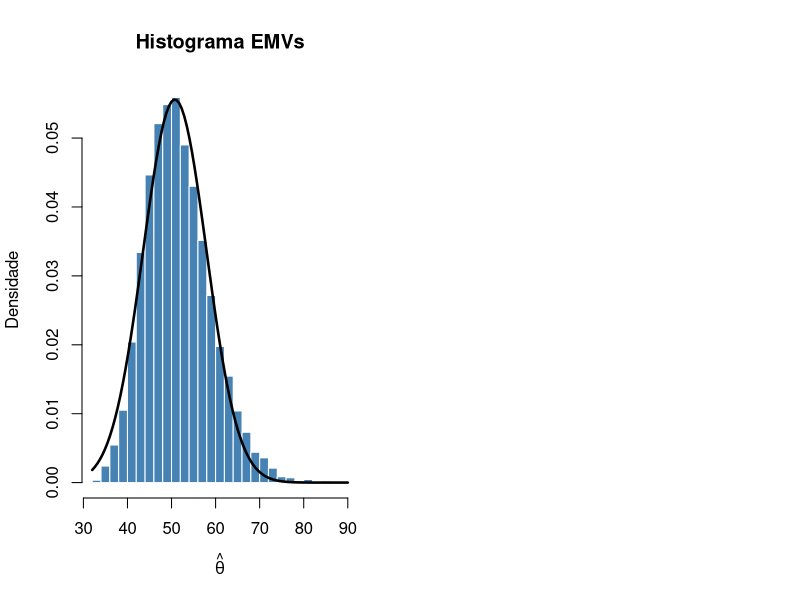

Source code (R): (Note: this script raises an error after producing the figure.)
## ---- chunk 1
#| label: fig-prop-est-emv-emm-beta-r
#| fig-cap: 'Distribuições simuladas dos EMVs e EMMs para $X\sim\mathrm{Beta}(\theta,1)$'
set.seed(10)
n <- 50
M <- 10000

estimador_mv <- function(obs) -n / sum(log(obs))
estimador_mm <- function(obs) {
  media <- mean(obs)
  media / (1 - media)
}

theta0 <- runif(1, min = 0, max = 100)
MVs <- numeric(M)
MMs <- numeric(M)
for (i in seq_len(M)) {
  xsim <- rbeta(n, shape1 = theta0, shape2 = 1)
  MVs[i] <- estimador_mv(xsim)
  MMs[i] <- estimador_mm(xsim)
}

variancia_mv <- function(theta) theta^2 / n
variancia_mm <- function(theta) {
  theta * (theta + 1)^2 / ((theta + 2) * n)
}

desvio_mv <- sqrt(variancia_mv(theta0))
desvio_mm <- sqrt(variancia_mm(theta0))

op <- par(mfrow = c(1, 2))
hist(MVs, breaks = 40, probability = TRUE, col = "steelblue",
     border = "white", main = "Histograma EMVs",
     xlab = expression(hat(theta)), ylab = "Densidade")
curve(dnorm(x, mean = theta0, sd = desvio_mv), add = TRUE,
      lwd = 2.5, col = "black")
abline(v = theta0, col = "crimson", lwd = 2, lty = 2)
legend("topright", legend = c("Aproximação normal", expression(theta[0])),
       col = c("black", "crimson"), lwd = 2, lty = c(1, 2), bty = "n")

hist(MMs, breaks = 40, probability = TRUE, col = "tomato",
     border = "white", main = "Histograma EMMs",
     xlab = expression(hat(theta)), ylab = "Densidade")
curve(dnorm(x, mean = theta0, sd = desvio_mm), add = TRUE,
      lwd = 2.5, col = "black")
abline(v = theta0, col = "crimson", lwd = 2, lty = 2)
legend("topright", legend = c("Aproximação normal", expression(theta[0])),
       col = c("black", "crimson"), lwd = 2, lty = c(1, 2), bty = "n")
par(op)

qMM <- qnorm(0.25, mean = theta0, sd = desvio_mm)
qMV <- qnorm(0.25, mean = theta0, sd = desvio_mv)
cat("theta0:", theta0, "\n")
cat("Viés simulado MM:", mean(MMs) - theta0, "\n")
cat("EQM simulado MM:", mean((MMs - theta0)^2), "\n")
cat("Viés simulado MV:", mean(MVs) - theta0, "\n")
cat("EQM simulado MV:", mean((MVs - theta0)^2), "\n")
cat(sprintf("P(NormalMM > qMM = %.4f) = %.2f\n", qMM,
            pnorm(qMM, mean = theta0, sd = desvio_mm, lower.tail = FALSE)))
cat(sprintf("P(NormalMV > qMV = %.4f) = %.2f\n", qMV,
            pnorm(qMV, mean = theta0, sd = desvio_mv, lower.tail = FALSE)))
cat("Proporção simulada MM > qMM:", mean(MMs > qMM), "\n")
cat("Proporção simulada MV > qMV:", mean(MVs > qMV), "\n")
